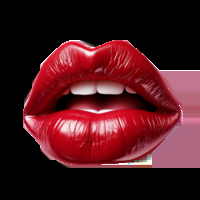
#> input picture filters/red_lipstick.png, 200 x 200 px
$ python -i utils.py   (imports and definitions only)
#> lines starting #> are read from the running program, lines starting #| are printed output that depends on the picture
import cv2
import csv
import numpy as np

def load_image_with_alpha(image_path):
    """Loads an image with an alpha channel."""
#> called with image_path = '../filters/red_lipstick.png'
    img = cv2.imread(image_path, cv2.IMREAD_UNCHANGED)
#> img is the input picture: shape (200, 200, 4); mean B, G, R, A 30.2, 24.2, 74.5, 93.1
    if img is None:
        raise FileNotFoundError(f"Error: Cannot load image from path: {image_path}. Please check the file path or integrity.")

    # Check if the image has an alpha channel
    if img.shape[-1] == 4:  # Image with alpha channel
        b, g, r, alpha = cv2.split(img)
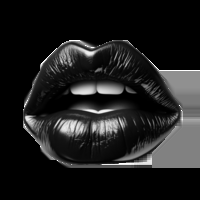
#> b: shape (200, 200); min 0, max 255, mean 30.2
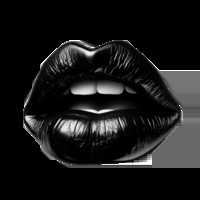
#> g: shape (200, 200); min 0, max 255, mean 24.2
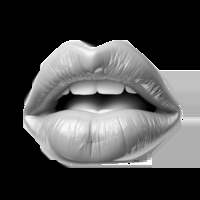
#> r: shape (200, 200); min 0, max 255, mean 74.5
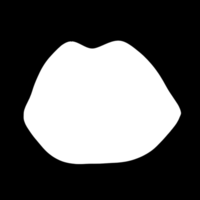
#> alpha: shape (200, 200); min 0, max 255, mean 93.1
        img = cv2.merge((b, g, r))
#> img: shape (200, 200, 3)
    else:  # Image without alpha channel
        b, g, r = cv2.split(img)
        alpha = np.ones(img.shape[:2], dtype=img.dtype) * 255  # Create a fully opaque alpha channel

    return img, alpha

def load_annotations(csv_path):
    """Loads annotations from a CSV file."""
    try:
        with open(csv_path) as f:
            reader = csv.reader(f)
            return [list(map(int, row)) for row in reader]
    except Exception as e:
        raise FileNotFoundError(f"Error loading annotations from {csv_path}: {e}")

>>> result = load_image_with_alpha('../filters/red_lipstick.png')
